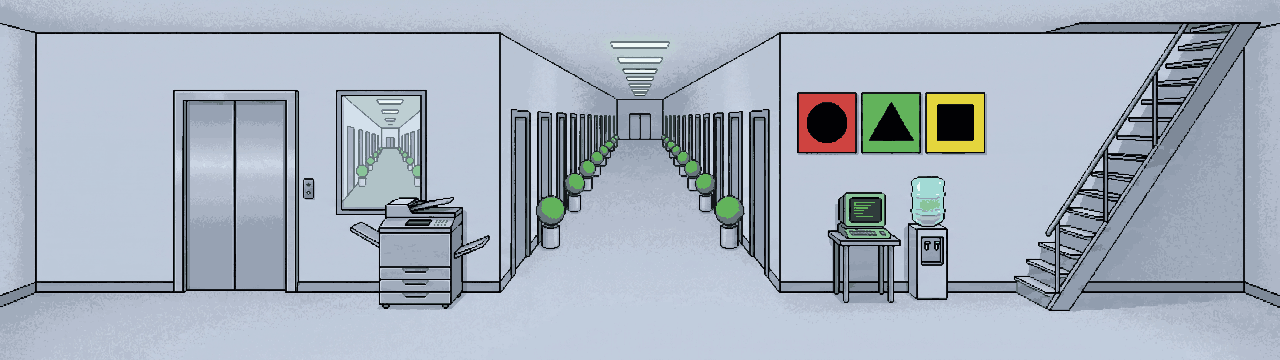
#> input picture game/grafik/hintergruende/w3_bg_buero_50_v02.png, 1280 x 360 px, given in place of w3_bg_apothekengasse_v02.png, which was not available
$ python effekte_raum_v02.py
#> lines starting #> are read from the running program, lines starting #| are printed output that depends on the picture; after the words box and inside, x2 and y2 are one past the last pixel; in counts of white or black regions, pixels touching at a corner belong together
"""Welt-3-Effekte, die auf einem Ausschnitt des Hintergrunds liegen, neu für die zweite Fassung der Räume (AP-09).

Die alten Streifen (effekte_raum.py bis effekte_raum4.py) sind Ausschnitte aus den ersten Hintergründen und passen
nicht mehr. Hier dieselben Bewegungen auf den _v02-Bildern an den neu gemessenen Stellen; sichtbar bleibt nur, was
sich zwischen den Bildern ändert (wie effekte_einbau.py), alles andere ist durchsichtig.

Ausgabe: game/grafik/ambiente/w3_<name>_v02.png (Bilder nebeneinander) und eine Zeile je Effekt mit Fußpunkt (pos,
unten in der Mitte) und Bildzahl für tools/layout/welt-3.yaml. Ohne Bild-KI.

AP-05 (21.11.): dazu die sechs Effekte, die bis dahin Ausschnitte der ersten Räume waren (Fächer, Küchenradio,
Lautsprecher der drei Testkammern, Tür in Kammer 3, Kopieren) und das Traumbild der blauen Pastille (w3_sofa_traum).

Aufruf: py -3 tools/grafik_w3/effekte_raum_v02.py [<stand-ordner mit klon.png und max_sofa_handy.png>]
        (Standard E:/Game Engine/Grafiken/assets/welt3/stand: Klone hinter dem Fenster im Büro, Sofa-Standbild)
"""
import json
import math
import random
import sys
from pathlib import Path

import numpy as np
from PIL import Image

WURZEL = Path(__file__).resolve().parents[2]
HG = WURZEL / "game/grafik/hintergruende"
AUS = WURZEL / "game/grafik/ambiente"
STAND = Path(sys.argv[1]) if len(sys.argv) > 1 else Path("E:/Game Engine/Grafiken/assets/welt3/stand")
ZEILEN = []


HINTERGRUND = []   # zuletzt geladener Raum (für speichern)


def raum(n):
    a = np.asarray(Image.open(HG / f"w3_bg_{n}_v02.png").convert("RGBA")).copy()
    HINTERGRUND[:] = [a]
    return a


def speichern(name, bilder, x, y, fps):
    """Nur Pixel behalten, die sich zwischen den Bildern ändern oder vom Hintergrund abweichen; Streifen
    speichern, Layout-Zeile merken."""
    st = np.stack(bilder)
    h, w = bilder[0].shape[:2]
    r = HINTERGRUND[0][y:y + h, x:x + w, :3] if HINTERGRUND and HINTERGRUND[0].shape[0] >= y + h else None
    gleich = (st[:, :, :, :3] == st[:1, :, :, :3]).all(-1).all(0)
    if r is not None and r.shape[:2] == (h, w):
        gleich &= (st[0, :, :, :3] == r).all(-1)
    for b in bilder:
        b[gleich, 3] = 0
    h, w = bilder[0].shape[:2]
    Image.fromarray(np.concatenate(bilder, 1)).save(AUS / f"w3_{name}_v02.png")
    pos = [x + w // 2, y + h]
    ZEILEN.append(f"{name}: bild res://grafik/ambiente/w3_{name}_v02.png, bilder: {len(bilder)}, pos: {pos}, fps: {fps}")
    print(ZEILEN[-1])


# Apothekengasse: grüner Lichtring wandert um die Linse und pulsiert einmal (W3-B23)
def automat_scannt():
    r = raum("apothekengasse"); cx, cy, R = 640, 149, 31
    x0, y0, W, H = cx - 36, cy - 36, 72, 72
    g = r[y0:y0 + H, x0:x0 + W]
    yy, xx = np.mgrid[0:H, 0:W]; d = np.hypot(yy - 36, xx - 36); wink = np.arctan2(yy - 36, xx - 36)
    ring = (d >= R - 2) & (d <= R)
    bilder = []
    for f in range(6):
        b = g.copy()
        if f < 5:
            mitte = -math.pi + f * 2 * math.pi / 5
            b[ring & (np.abs((wink - mitte + math.pi) % (2 * math.pi) - math.pi) < 0.7)] = (0x63, 0xc7, 0x4d, 255)
        else:
            b[ring] = (0x9e, 0xf0, 0x7a, 255)
        bilder.append(b)
    speichern("automat_scannt", bilder, x0, y0, 9)


# Basis: Bandspulen des Großrechners drehen gegenläufig, die gelbe Lampe blinkt (W3-B24)
def grossrechner():
    r = raum("widerstandsbasis"); x0, y0, W, H = 928, 118, 66, 94
    g = r[y0:y0 + H, x0:x0 + W]
    spulen = [(947 - x0, 136 - y0, 1), (978 - x0, 136 - y0, -1), (947 - x0, 169 - y0, 1)]
    lampe = (983 - x0, 201 - y0, 8)
    yy, xx = np.mgrid[0:H, 0:W]
    bilder = []
    for f in range(4):
        b = g.copy()
        for cx, cy, richtung in spulen:
            m = np.hypot(yy - cy, xx - cx) <= 12
            w = richtung * f * math.pi / 6
            ys, xs = np.nonzero(m)
            qx = np.round(cx + (xs - cx) * math.cos(w) - (ys - cy) * math.sin(w)).astype(int)
            qy = np.round(cy + (xs - cx) * math.sin(w) + (ys - cy) * math.cos(w)).astype(int)
            ok = (qx >= 0) & (qx < W) & (qy >= 0) & (qy < H)
            b[ys[ok], xs[ok]] = g[qy[ok], qx[ok]]
        if f in (1, 2):
            m = np.hypot(yy - lampe[1], xx - lampe[0]) <= lampe[2]
            b[m, :3] = (b[m, :3] * 0.55).astype(np.uint8)
        bilder.append(b)
    speichern("grossrechner", bilder, x0, y0, 6)


# Kühlung: Schatten der Lüfterflügel wandern durch das kleine Gitter unten am Kühlgerät (W3-B25)
# [25 lines left out: functions ventilator, kartenleser, not called in this run]


# Stadtstraße: Radiowecker 5:59 (Ruhe, Doppelpunkt blinkt) und 6:00 klingelnd (W3-B50, W3-B51), Tag und Nacht
ZIFFERN = {"5": ["###", "#..", "###", "..#", "###"], "9": ["###", "#.#", "###", "..#", "###"],
           "6": ["###", "#..", "###", "#.#", "###"], "0": ["###", "#.#", "#.#", "#.#", "###"]}
ROT, ROT_DUNKEL = (0xff, 0x00, 0x44), (0x68, 0x18, 0x2c)


# [214 lines left out: functions anzeige, wecker, sprechanlage, eieruhr, kuckucksuhr, terminal and 4 more, not called in this run]


# --- AP-05 (21.11.): sechs Effekte, die bis dahin Ausschnitte der ersten Hintergründe waren -------------------------
ORANGE = np.array([0xf7, 0x76, 0x22])
GRUEN, GRUEN_HELL = np.array([0x63, 0xc7, 0x4d]), np.array([0xb6, 0xff, 0x9a])


# [108 lines left out: functions tonen, wellen, faecher_oeffnen, kuechenradio, lautsprecher, tuer_kammer3_redet, not called in this run]


# Büro 50: Schmidt legt die Hand auf den Kopierer, Blitz unter dem Deckel, ein Blatt gleitet aus der Ablage auf den
# Boden und richtet sich als Kopie auf (W3-B10, W3_TURM_SCH_0030). Das letzte Bild ist der Klon in Spielgröße an seinem Fußpunkt
# KOPIE_FUSS; danach übernimmt die Figur Klon (welt_3.gd, gleiche Stelle).
KOPIE_FUSS = (336, 318)


# [53 lines left out: function kopieren, not called in this run]


# Opas Wohnzimmer als Traumbild (blaue Pastille, W3_SOFA_NAR_0480 „Wohnzimmer aus dem Prolog mit weichem Filter“):
# Prolog-Wohnzimmer weich und warm, davor Max mit Handy auf dem Sofa (Standbild max_sofa_handy, doppelte Größe).
# Ein Bild 640×360; welt_3.gd blendet es über die Gasse.
SOFA_LAGE = (30, 172)


# [27 lines left out: functions sofa_traum, ap05, not called in this run]


def main():
    automat_scannt(); grossrechner(); ventilator(); kartenleser()
#> in automat_scannt, `g = r[y0:y0 + H, x0:x0 + W]`:
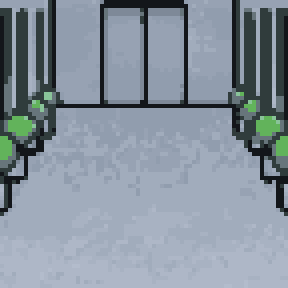
#> g: shape (72, 72, 4) (shown 4 times larger); mean R, G, B, A 133.9, 145.7, 157.4, 255
#> after the loop in automat_scannt, `for f in range(6):`:
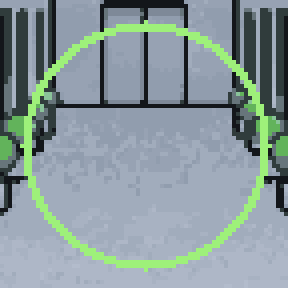
#> b: shape (72, 72, 4) (shown 4 times larger); mean R, G, B, A 136.1, 152.9, 155.3, 255
#> after the loop in automat_scannt, `for f in range(6):`: bilder = 6 items
#> in speichern, `gleich = (st[:, :, :, :3] == st[:1, :, :, :3]).all(-1).all(0)`:
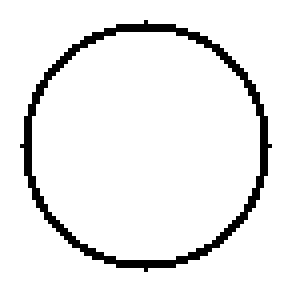
#> gleich: shape (72, 72) bool (shown 4 times larger); 92.6% white; black in thin lines or dots, all inside (x1, y1, x2, y2) = (5, 5, 68, 68)
#> the loop in speichern, `for b in bilder:` made 6 passes
#> in speichern, `Image.fromarray(np.concatenate(bilder, 1)).save(AUS / f"w3_{name}_v02...`:
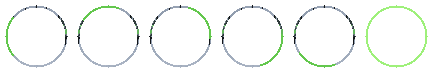
#> saved as w3_automat_scannt_v02.png: PIL image 432x72 RGBA; mean R, G, B, A 133.9, 147.7, 156.1, 18.9; transparent parts drawn white
#| automat_scannt: bild res://grafik/ambiente/w3_automat_scannt_v02.png, bilder: 6, pos: [640, 185], fps: 9
#> call 2 of raum, with n = 'widerstandsbasis'
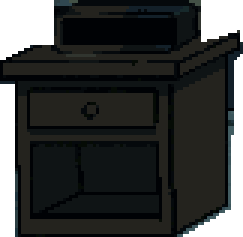
#> input picture game/grafik/props/w3_nachttisch_nacht_v02.png, 81 x 79 px, given in place of w3_bg_widerstandsbasis_v02.png, which was not available (shown 3 times larger)
#> in raum, a is the input picture: shape (79, 81, 4); mean R, G, B, A 24.3, 28.8, 28.6, 214.3
#> in grossrechner, `g = r[y0:y0 + H, x0:x0 + W]`: g = empty array
#> after the loop in grossrechner, `for f in range(4):`:
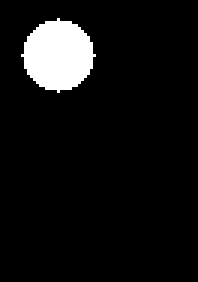
#> m: shape (94, 66) bool (shown 3 times larger); 7.1% white; 1 white region, box (x1, y1, x2, y2) and area: (7, 6, 32, 31) 441
#> after the loop in grossrechner, `for f in range(4):`: bilder = []
    wecker("w3_nachttisch_v02.png", (150, 262), (171, 267), "")
    wecker("w3_nachttisch_nacht_v02.png", (152, 262), (173, 268), "_nacht")
    sprechanlage("stadtstrasse", 1023, 180, ""); sprechanlage("stadtstrasse_nacht", 1026, 180, "_nacht")
    eieruhr(); kuckucksuhr(); terminal(); kopierer(); klone_tippen(); kern()
    ap05(STAND / "max_sofa_handy.png")


if __name__ == "__main__":
#> (the run stopped early here; a loop or call above may not have finished)
